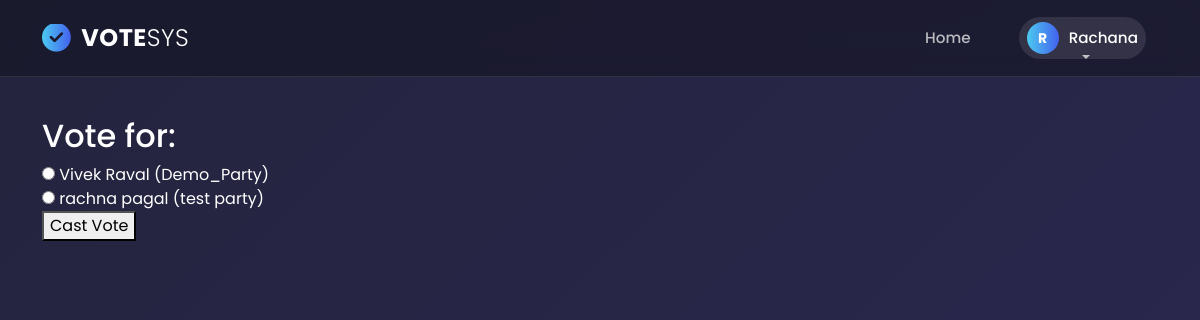
The app's page /voting/vote/5/ (signed in) with its own data.
### users/models.py (models this page shows, shortened)
class CustomUser(AbstractBaseUser, PermissionsMixin):
    ROLE_CHOICES = [
        ("admin", "Admin"),
        ("voter", "Voter"),
        ("candidate", "Candidate"),
    ]
    user_id = models.AutoField(primary_key=True)
    username = models.CharField(max_length=150, unique=True)
    full_name = models.CharField(max_length=255, blank=True, null=True)
    email = models.EmailField(unique=True)
    role = models.CharField(max_length=20, choices=ROLE_CHOICES, default="voter")
    is_active = models.BooleanField(default=True)
    is_staff = models.BooleanField(default=False)
    created_at = models.DateTimeField(auto_now_add=True)
    objects = CustomUserManager()
    USERNAME_FIELD = "username"
    REQUIRED_FIELDS = ["email"]

class Candidate(models.Model):
    user = models.OneToOneField(
        settings.AUTH_USER_MODEL,
        on_delete=models.SET_NULL,
        null=True,
        blank=True,
        related_name="candidate_profile",
    )
    elections = models.ManyToManyField(
        Election, blank=True, related_name="candidates"
    )
    name = models.CharField(max_length=100)
    age = models.PositiveIntegerField()
    area = models.CharField(max_length=100)
    party = models.ForeignKey(Party, on_delete=models.CASCADE)
    is_approved = models.BooleanField(default=False)

class Party(models.Model):
    name = models.CharField(max_length=100, unique=True)

### voting/views.py (the view, shortened to what this page needs)
# urls.py: path('vote/<int:election_id>/', views.vote, name='vote'),
@login_required
def vote(request, election_id):
    election = get_object_or_404(Election, id=election_id)
    if Vote.objects.filter(voter=request.user, election=election).exists():
        messages.error(request, "You have already voted in this election.")
        return redirect('election_detail', election_id=election.id)
    candidates = UserCandidate.objects.filter(elections=election)
    return render(request, 'voting/vote.html', {
        'election': election,
        'candidates': candidates
    })

### voting/templates/voting/vote.html (shortened to what this page needs)
{% extends 'base.html' %}
{% load static %}
{% block content %}
<h2>Vote for: {{ election.name }}</h2>
<form method="post">
    {% for candidate in candidates %}
        <div>
            <input type="radio" name="candidate" value="{{ candidate.id }}" required>
            {{ candidate.name }} ({{ candidate.party.name }})
        </div>
    {% empty %}
        <p>No candidates registered for this election yet.</p>
    {% endfor %}
    <button type="submit">Cast Vote</button>
</form>
{% endblock %}

### users/templates/base.html (shortened to what this page needs)
{% load static %}
<!DOCTYPE html>
<html lang="en">
<head>
    <link rel="stylesheet" href="https://cdnjs.cloudflare.com/ajax/libs/font-awesome/6.4.0/css/all.min.css">
    <link href="https://cdn.jsdelivr.net/npm/bootstrap@5.3.0/dist/css/bootstrap.min.css" rel="stylesheet">
</head>
<body>
    <nav class="navbar navbar-expand-lg glass-navbar">
        <div class="container">
            <a class="navbar-brand" href="{% url 'users_home' %}">
                <i class="fas fa-check-circle"></i> VOTE<span style="font-weight: 300;">SYS</span>
            </a>
            <div class="collapse navbar-collapse" id="navbarContent">
                <ul class="navbar-nav ms-auto align-items-center">
                    <li class="nav-item">
                        <a class="nav-link" href="{% url 'users_home' %}">Home</a>
                    </li>
                    {% if user.is_authenticated %}
                        <li class="nav-item dropdown ms-lg-3">
                            <a class="nav-link dropdown-toggle user-pill" href="#" id="userDropdown" role="button" data-bs-toggle="dropdown" aria-expanded="false">
                                <div class="user-avatar">
                                    {{ user.username|slice:":1"|upper }}
                                </div>
                                <span class="text-white">{{ user.username }}</span>
                            </a>
                        </li>
                    {% endif %}
                </ul>
            </div>
        </div>
    </nav>
    <div class="container mt-3 main-content">
        {% block content %}{% endblock %}
    </div>
</body>
</html>

### users/templates/base.html (style rules this page uses)
:root { --primary-grad: linear-gradient(90deg, #4cc9f0, #4361ee); --glass-bg: rgba(20, 20, 35, 0.6); --glass-border: 1px solid rgba(255, 255, 255, 0.1); --text-color: #ffffff; --text-muted: rgba(255, 255, 255, 0.7); }
body { font-family: 'Poppins', sans-serif; background: linear-gradient(-45deg, #0f0c29, #302b63, #24243e); background-size: 400% 400%; animation: gradientBG 15s ease infinite; min-height: 100vh; color: var(--text-color); display: flex; flex-direction: column; }
.glass-navbar { background: var(--glass-bg); backdrop-filter: blur(12px); -webkit-backdrop-filter: blur(12px); border-bottom: var(--glass-border); padding: 15px 0; position: sticky; top: 0; z-index: 1000; transition: all 0.3s ease; }
.navbar-brand { font-weight: 700; font-size: 1.5rem; color: #fff !important; letter-spacing: 0.5px; display: flex; align-items: center; }
.navbar-brand i { background: var(--primary-grad); -webkit-background-clip: text; -webkit-text-fill-color: transparent; font-size: 1.8rem; margin-right: 10px; }
.nav-link { color: var(--text-muted) !important; font-weight: 500; font-size: 0.95rem; margin: 0 12px; position: relative; transition: 0.3s; }
.nav-link::after { content: ''; position: absolute; width: 0; height: 2px; bottom: 0; left: 50%; background: var(--primary-grad); transition: all 0.3s ease-in-out; transform: translateX(-50%); }
.user-pill { display: flex; align-items: center; background: rgba(255,255,255,0.1); padding: 5px 15px 5px 5px; border-radius: 30px; transition: 0.3s; }
.user-avatar { width: 32px; height: 32px; background: var(--primary-grad); border-radius: 50%; display: flex; align-items: center; justify-content: center; margin-right: 10px; font-size: 14px; color: white; font-weight: bold; }
.main-content { flex: 1; padding-bottom: 50px; }

### records on screen
CustomUser: username "R", username "Rachana"
Candidate: name "Vivek Raval", party.name "Demo_Party"
Candidate: name "rachna pagal", party.name "test party"
